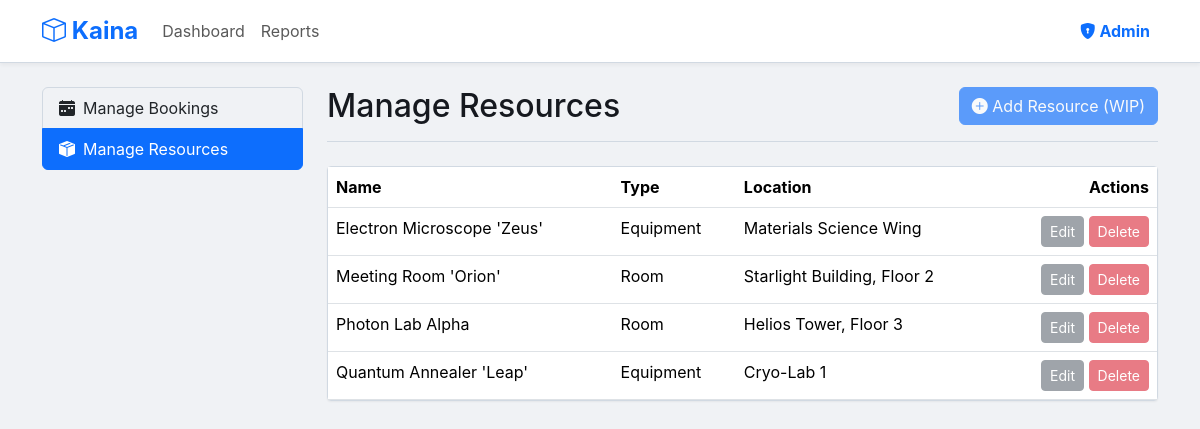
Page /admin/resources on the committed database.
### kaina_resource_manager/models.py (models this page shows)
class Resource(db.Model):
    __tablename__ = 'resource'
    id: Mapped[int] = mapped_column(Integer, primary_key=True)
    name: Mapped[str] = mapped_column(String(150), nullable=False)
    description: Mapped[str] = mapped_column(Text, nullable=True)
    resource_type: Mapped[ResourceType] = mapped_column(Enum(ResourceType), nullable=False)
    location: Mapped[str] = mapped_column(String(100), nullable=True)
    capacity: Mapped[int] = mapped_column(Integer, nullable=True)
    model_number: Mapped[str] = mapped_column(String(50), nullable=True)
    max_booking_duration_hours: Mapped[int] = mapped_column(Integer, nullable=True)
    usage_notes: Mapped[str] = mapped_column(Text, nullable=True)
    created_at: Mapped[datetime] = mapped_column(DateTime, default=lambda: datetime.now(timezone.utc))
    bookings: Mapped[list["Booking"]] = relationship(back_populates="resource", cascade="all, delete-orphan")
    maintenances: Mapped[list["Maintenance"]] = relationship(back_populates="resource", cascade="all, delete-orphan")

### kaina_resource_manager/app.py (the view)
@app.route('/admin/resources')
def admin_manage_resources():
    resources = db.session.execute(select(Resource).order_by(Resource.name)).scalars().all()
    return render_template('admin/manage_resources.html', resources=resources, title="Manage Resources")

### kaina_resource_manager/app.py (called while the page is built)
@app.context_processor
def inject_utility(): return dict(datetime=datetime, timezone=timezone, BookingStatus=BookingStatus, request=request)

### kaina_resource_manager/templates/admin/manage_resources.html
{% extends 'admin/layout.html' %}{% block admin_content %}<div class="page-header"><h2 class="mb-0">Manage Resources</h2><a href="#" class="btn btn-primary disabled"><i class="bi bi-plus-circle-fill"></i> Add Resource (WIP)</a></div><div class="card"><div class="table-responsive"><table class="table table-hover mb-0"><thead><tr><th>Name</th><th>Type</th><th>Location</th><th class="text-end">Actions</th></tr></thead><tbody>{% for resource in resources %}<tr><td>{{ resource.name }}</td><td>{{ resource.resource_type.value }}</td><td>{{ resource.location }}</td><td class="text-end"><a href="#" class="btn btn-sm btn-secondary disabled">Edit</a> <a href="#" class="btn btn-sm btn-danger disabled">Delete</a></td></tr>{% endfor %}</tbody></table></div></div>{% endblock %}

### kaina_resource_manager/static/css/style.css (style rules this page uses)
:root { --kaina-blue: #0d6efd; --kaina-blue-hover: #0b5ed7; --kaina-light-blue: #e7f3ff; --kaina-text: #16191f; --kaina-text-secondary: #5f6b7a; --kaina-border: #d1d9e2; --kaina-bg-light: #f0f2f5; --kaina-bg-white: #ffffff; }
body { font-family: -apple-system, BlinkMacSystemFont, "Segoe UI", Roboto, "Helvetica Neue", Arial, sans-serif; background-color: var(--kaina-bg-light); color: var(--kaina-text); }
.page-header { display: flex; justify-content: space-between; align-items: center; padding-bottom: 1rem; margin-bottom: 1.5rem; border-bottom: 1px solid var(--kaina-border); }
.card { background-color: var(--kaina-bg-white); border: 1px solid var(--kaina-border); border-radius: 0.25rem; box-shadow: 0 1px 2px rgba(0, 0, 0, 0.05); }
.btn-primary { background-color: var(--kaina-blue); border-color: var(--kaina-blue); }

### rows in the picture
Resource: name "Electron Microscope 'Zeus'", resource_type.value "Equipment", location "Materials Science Wing"
Resource: name "Meeting Room 'Orion'", resource_type.value "Room", location "Starlight Building, Floor 2"
Resource: name "Photon Lab Alpha", resource_type.value "Room", location "Helios Tower, Floor 3"
Resource: name "Quantum Annealer 'Leap'", resource_type.value "Equipment", location "Cryo-Lab 1"
